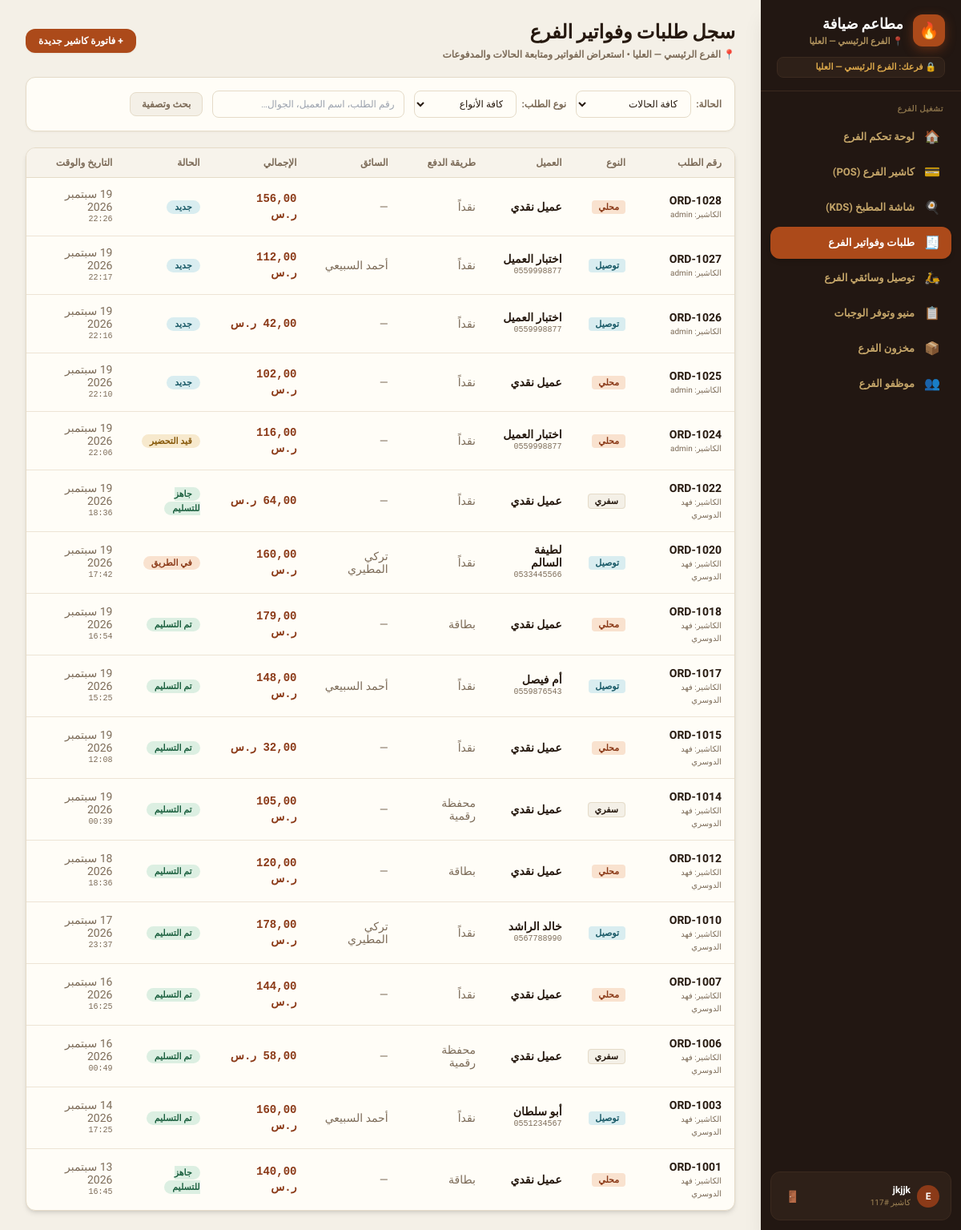
/branch/orders/ (signed in), run on an earlier commit of the app's database.
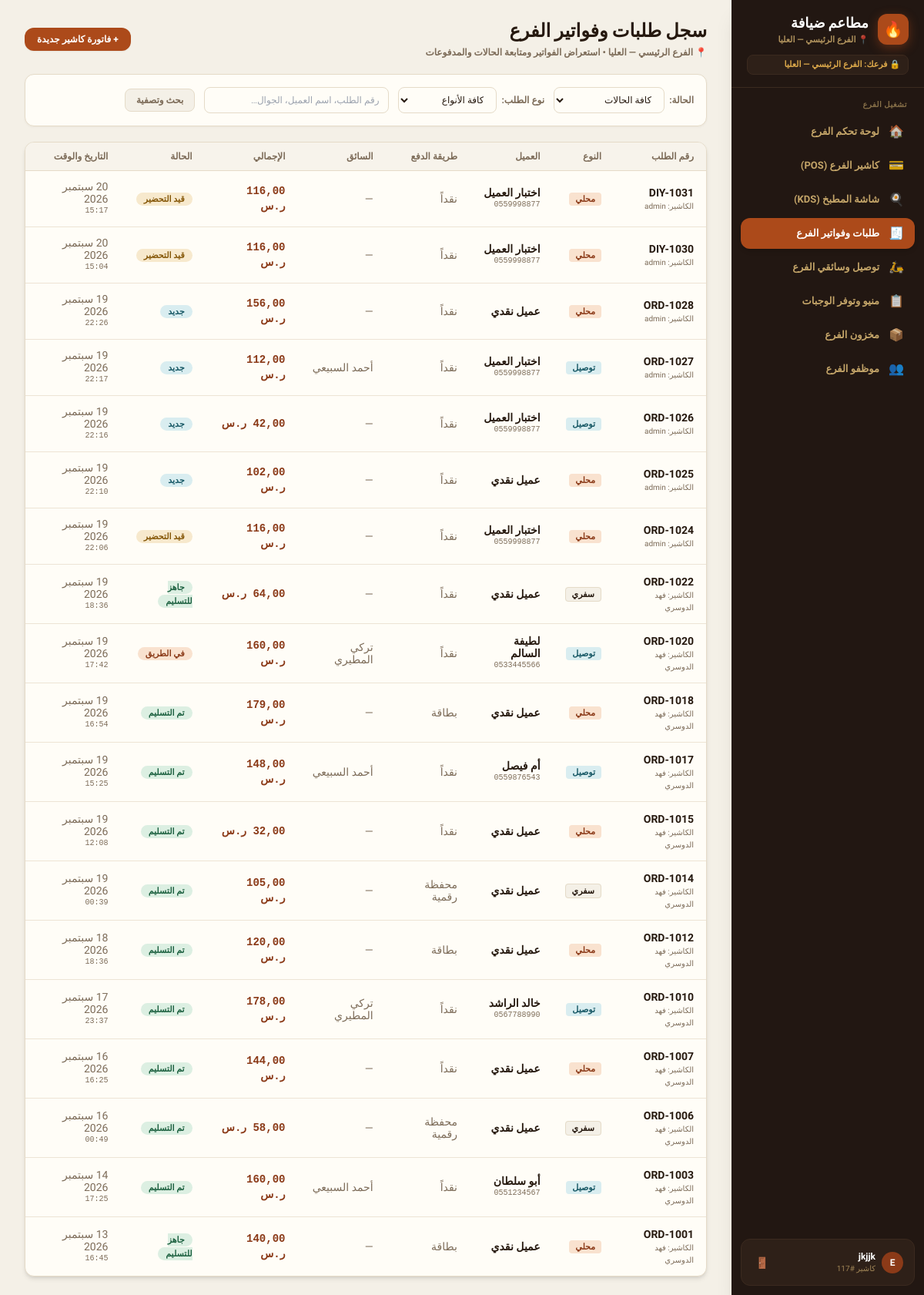
And on a later commit of the database.
### core/models.py (models this page shows, shortened)
class Order(models.Model):
    TYPE_CHOICES = [
        ("dine_in", "محلي"),
        ("takeaway", "سفري"),
        ("delivery", "توصيل"),
    ]
    CHANNEL_CHOICES = [
        ("cashier", "الكاشير"),
        ("call_center", "الكول سنتر"),
    ]
    STATUS_CHOICES = [
        ("new", "جديد"),
        ("preparing", "قيد التحضير"),
        ("ready", "جاهز للتسليم"),
        ("out_for_delivery", "في الطريق"),
        ("delivered", "تم التسليم"),
        ("cancelled", "ملغي"),
    ]
    PAY_CHOICES = [
        ("cash", "نقداً"),
        ("card", "بطاقة"),
        ("wallet", "محفظة رقمية"),
    ]
    tenant = models.ForeignKey(
        Tenant,
        on_delete=models.CASCADE,
        related_name="orders",
        null=True,
        blank=True,
        verbose_name="المستأجر / المنشأة",
    )
    order_number = models.CharField(max_length=50, unique=True, verbose_name="رقم الطلب")
    order_type = models.CharField(max_length=20, choices=TYPE_CHOICES, default="dine_in", verbose_name="نوع الطلب")
    channel = models.CharField(max_length=20, choices=CHANNEL_CHOICES, default="cashier", verbose_name="القناة")
    branch = models.ForeignKey(
        Branch,
        on_delete=models.SET_NULL,
        null=True,
        blank=True,
        related_name="orders",
        verbose_name="الفرع",
    )
    customer = models.ForeignKey(
        Customer,
        on_delete=models.SET_NULL,
        null=True,
        blank=True,
        related_name="orders",
        verbose_name="العميل",
    )
    customer_name = models.CharField(max_length=255, default="عميل نقدي", verbose_name="اسم العميل")
    customer_phone = models.CharField(max_length=50, default="", blank=True, verbose_name="هاتف العميل")
    address = models.CharField(max_length=255, default="", blank=True, verbose_name="عنوان التوصيل")
    status = models.CharField(max_length=30, choices=STATUS_CHOICES, default="new", verbose_name="الحالة")
    pay_method = models.CharField(max_length=20, choices=PAY_CHOICES, default="cash", verbose_name="طريقة الدفع")
    paid = models.BooleanField(default=True, verbose_name="تم الدفع")
    subtotal = models.DecimalField(max_digits=10, decimal_places=2, default=0.00, verbose_name="المجموع الفرعي")
    delivery_fee = models.DecimalField(max_digits=8, decimal_places=2, default=0.00, verbose_name="رسوم التوصيل")
    discount = models.DecimalField(max_digits=8, decimal_places=2, default=0.00, verbose_name="الخصم")
    total = models.DecimalField(max_digits=10, decimal_places=2, default=0.00, verbose_name="الإجمالي")
    cashier = models.CharField(max_length=255, default="", blank=True, verbose_name="الكاشير")
    driver = models.ForeignKey(
        Employee,
        on_delete=models.SET_NULL,
        null=True,
        blank=True,
        related_name="assigned_orders",
        verbose_name="السائق",
    )
    notes = models.TextField(default="", blank=True, verbose_name="ملاحظات")
    created_at = models.DateTimeField(default=timezone.now, verbose_name="تاريخ ووقت الطلب")
    class Meta:
        verbose_name = "طلب"
        verbose_name_plural = "الطلبات"
        ordering = ["-created_at", "-id"]

class Employee(models.Model):
    ROLE_CHOICES = [
        ("manager", "مدير"),
        ("cashier", "كاشير"),
        ("chef", "طاهٍ"),
        ("driver", "سائق"),
        ("call_center", "خدمة عملاء"),
        ("waiter", "مباشر"),
    ]
    STATUS_CHOICES = [
        ("active", "على رأس العمل"),
        ("vacation", "في إجازة"),
        ("inactive", "غير نشط"),
    ]
    tenant = models.ForeignKey(
        Tenant,
        on_delete=models.CASCADE,
        related_name="employees",
        null=True,
        blank=True,
        verbose_name="المستأجر / المنشأة",
    )
    user = models.OneToOneField(
        User,
        on_delete=models.SET_NULL,
        null=True,
        blank=True,
        related_name="employee_profile",
        verbose_name="حساب المستخدم المربوط",
    )
    name = models.CharField(max_length=255, verbose_name="اسم الموظف")
    employee_code = models.CharField(
        max_length=30,
        null=True,
        blank=True,
        verbose_name="كود الموظف للدخول السريع",
        help_text="مثال: 101 أو EMP-101",
    )
    pin_code = models.CharField(
        max_length=128,
        null=True,
        blank=True,
        verbose_name="رمز PIN المشفر",
        help_text="رمز دخول سريع من 4 أرقام",
    )
    phone = models.CharField(max_length=50, default="", blank=True, verbose_name="الجوال")
    role = models.CharField(max_length=50, choices=ROLE_CHOICES, verbose_name="المسمى الوظيفي")
    branch = models.ForeignKey(
        Branch,
        on_delete=models.SET_NULL,
        null=True,
        blank=True,
        related_name="employees",
        verbose_name="الفرع",
    )
    salary = models.DecimalField(max_digits=10, decimal_places=2, default=0.00, verbose_name="الراتب")
    hire_date = models.DateField(default=timezone.now, verbose_name="تاريخ التعيين")
    status = models.CharField(max_length=20, choices=STATUS_CHOICES, default="active", verbose_name="الحالة")
    created_at = models.DateTimeField(auto_now_add=True, verbose_name="تاريخ الإنشاء")
    class Meta:
        verbose_name = "موظف"
        verbose_name_plural = "الموظفون"
        ordering = ["id"]

### core/views.py (the view)
# urls.py: path("branch/orders/", views.branch_orders_view, name="branch_orders"),
@login_required
@ensure_csrf_cookie
def branch_orders_view(request):
    tenant = get_active_tenant(request)
    branch = get_active_branch(request)
    status_filter = request.GET.get("status", "all")
    type_filter = request.GET.get("type", "all")
    search = request.GET.get("q", "").strip()
    orders = Order.objects.filter(tenant=tenant).select_related("branch", "driver").order_by("-id")
    if branch:
        orders = orders.filter(branch=branch)
    if status_filter != "all":
        orders = orders.filter(status=status_filter)
    if type_filter != "all":
        orders = orders.filter(order_type=type_filter)
    if search:
        orders = orders.filter(Q(order_number__icontains=search) | Q(customer_name__icontains=search) | Q(customer_phone__icontains=search))
    context = {
        "tenant": tenant,
        "branch": branch,
        "orders": orders[:50],
        "status_filter": status_filter,
        "type_filter": type_filter,
        "search_query": search,
        "statuses": Order.STATUS_CHOICES,
        "order_types": Order.TYPE_CHOICES,
    }
    return render(request, "branch_orders.html", context)

### core/views.py (called while the page is built, shortened)
def get_active_tenant(request):
    if hasattr(request, "tenant") and request.tenant:
        return request.tenant

def get_active_branch(request):
    tenant = get_active_tenant(request)
    profile = getattr(request.user, "profile", None)
    is_owner = request.user.is_superuser or (profile and (profile.role in ["owner", "platform_admin"] or profile.is_platform_admin))
    if not is_owner and profile and profile.branch:
        return profile.branch

### templates/branch_orders.html (shortened to what the changed rows need)
{% extends "base.html" %}
{% block content %}
<div>
    <div class="mb-5 flex flex-col sm:flex-row sm:items-center sm:justify-between gap-3">
        <div>
            <h1 class="text-2xl font-black font-display text-ink">سجل طلبات وفواتير الفرع</h1>
        </div>
    </div>
    <div class="card overflow-hidden shadow-md">
        <div class="overflow-x-auto">
            <table class="w-full text-right text-xs">
                <thead class="border-b border-line bg-paper/70">
                    <tr>
                        <th class="th">رقم الطلب</th>
                        <th class="th">النوع</th>
                        <th class="th">العميل</th>
                        <th class="th">طريقة الدفع</th>
                        <th class="th">السائق</th>
                        <th class="th">الإجمالي</th>
                        <th class="th">الحالة</th>
                        <th class="th">التاريخ والوقت</th>
                    </tr>
                </thead>
                <tbody class="divide-y divide-line/70">
                    {% for o in orders %}
                    <tr class="hover:bg-paper/30 transition">
                        <td class="td">
                            <span class="font-extrabold text-ink text-sm">{{ o.order_number }}</span>
                            <span class="block text-[10px] text-soft">الكاشير: {{ o.cashier|default:"—" }}</span>
                        </td>
                        <td class="td">
                            <span class="rounded px-2 py-0.5 text-[11px] font-bold
                                {% if o.order_type == 'dine_in' %}bg-brand-100 text-brand-700
                                {% elif o.order_type == 'takeaway' %}bg-paper border border-line text-ink
                                {% else %}bg-info-100 text-info-700{% endif %}">
                                {{ o.get_order_type_display }}
                            </span>
                        </td>
                        <td class="td">
                            <p class="font-bold text-ink">{{ o.customer_name }}</p>
                            {% if o.customer_phone %}
                            <p class="text-[10px] text-soft font-mono" dir="ltr">{{ o.customer_phone }}</p>
                            {% endif %}
                        </td>
                        <td class="td text-soft">{{ o.get_pay_method_display }}</td>
                        <td class="td text-soft">{{ o.driver.name|default:"—" }}</td>
                        <td class="td font-extrabold text-brand-700 font-mono text-sm">{{ o.total|floatformat:2 }} ر.س</td>
                        <td class="td">
                            <span class="rounded-full px-2.5 py-0.5 text-[11px] font-bold
                                {% if o.status == 'delivered' %}bg-good-100 text-good-700
                                {% elif o.status == 'ready' %}bg-good-100 text-good-700
                                {% elif o.status == 'out_for_delivery' %}bg-brand-100 text-brand-700
                                {% elif o.status == 'preparing' %}bg-warn-100 text-warn-700
                                {% elif o.status == 'cancelled' %}bg-bad-100 text-bad-700
                                {% else %}bg-info-100 text-info-700{% endif %}">
                                {{ o.get_status_display }}
                            </span>
                        </td>
                        <td class="td text-soft">
                            <span>{{ o.created_at|date:"j M Y" }}</span>
                            <span class="block text-[10px] font-mono">{{ o.created_at|time:"H:i" }}</span>
                        </td>
                    </tr>
                    {% empty %}
                    <tr>
                        <td colspan="8" class="py-12 text-center text-xs text-soft font-bold">لا توجد طلبات مطابقة للبحث</td>
                    </tr>
                    {% endfor %}
                </tbody>
            </table>
        </div>
    </div>
</div>
{% endblock %}

What changed in the data, as far as the page shows it:
added Order: order_number "DIY-1031", cashier "admin", order_type "محلي", customer_name "اختبار العميل", customer_phone "0559998877", pay_method "نقداً", driver.name "—", total "116,00", status "قيد التحضير", created_at "20 سبتمبر 2026", created_at "15:17"
added Order: order_number "DIY-1030", cashier "admin", order_type "محلي", customer_name "اختبار العميل", customer_phone "0559998877", pay_method "نقداً", driver.name "—", total "116,00", status "قيد التحضير", created_at "20 سبتمبر 2026", created_at "15:04"
